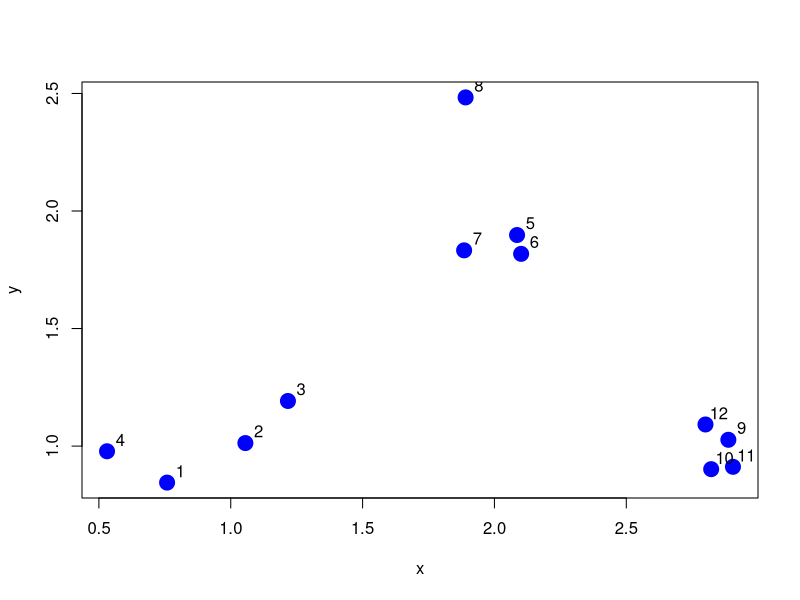

This chart was generated by the following R code:
## ---- chunk 1
 set.seed(1234)
 x <- rnorm(12, rep(1:3, each = 4), 0.2)
 y <- rnorm(12, rep(c(1, 2, 1), each = 4), 0.2)
 plot(x, y, col = "blue", pch = 19, cex = 2)
 text(x + 0.05, y + 0.05, labels = as.character(1:12))
## ---- chunk 2
d <- data.frame(x=x, y=y)
dist(d)
## ---- chunk 3
rdistxy <- as.matrix(dist(d))

## Remove the diagonal from consideration
diag(rdistxy) <- diag(rdistxy) + 100000

ind <- which(rdistxy == min(rdistxy), arr.ind = TRUE)
ind
